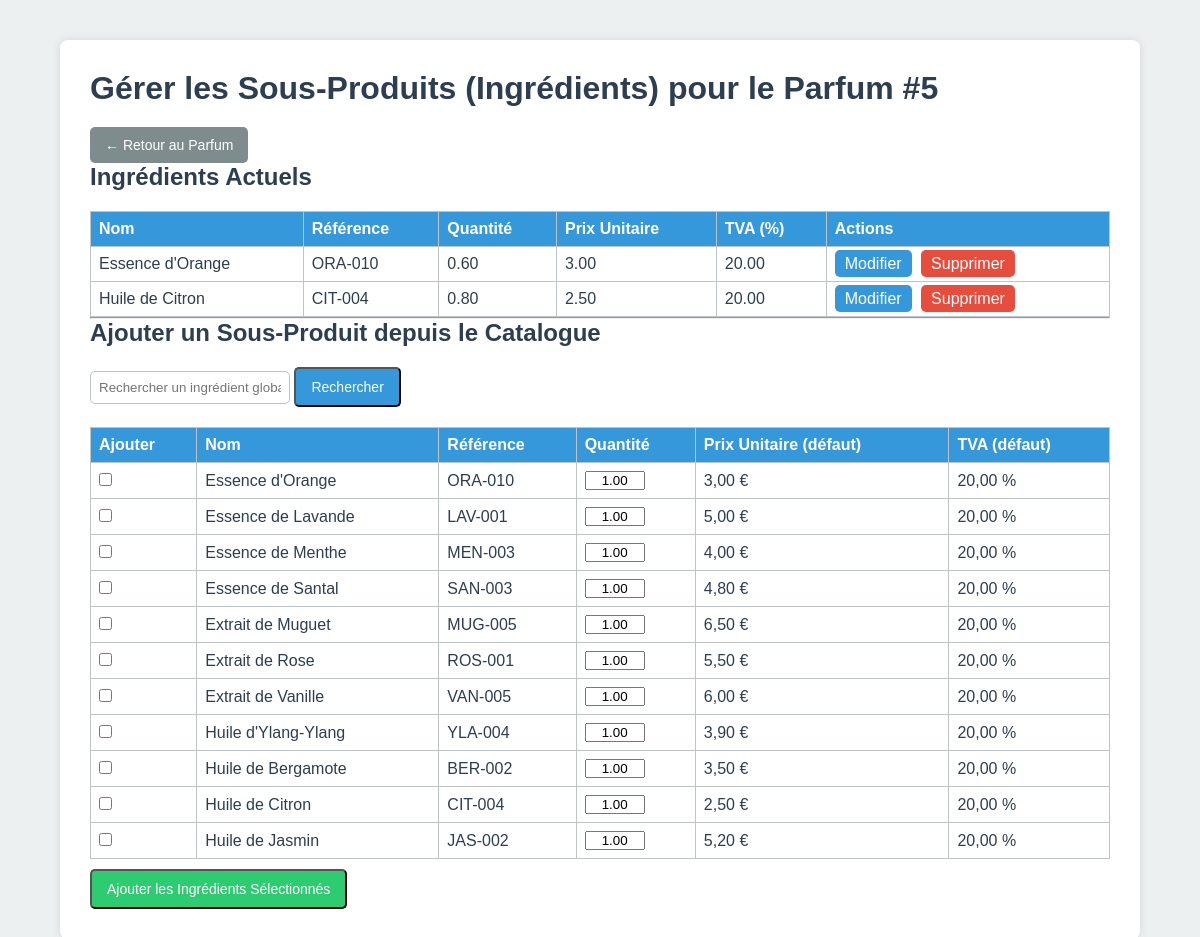
The page /manage_ingredients.php?parfum_id=5 (signed in) on the database its author committed.
### tables this page shows
CREATE TABLE IF NOT EXISTS ingredients (
  id INT AUTO_INCREMENT PRIMARY KEY,
  parfum_id INT NOT NULL,
  name VARCHAR(100) NOT NULL,
  reference VARCHAR(100),
  quantity DECIMAL(10,2) DEFAULT 1.00,
  unit_price DECIMAL(10,2) DEFAULT 5.00,
  tva DECIMAL(4,2) DEFAULT 20.00,
  FOREIGN KEY (parfum_id) REFERENCES parfums(id) ON DELETE CASCADE
);

CREATE TABLE IF NOT EXISTS ingredients_global (
  id INT AUTO_INCREMENT PRIMARY KEY,
  name VARCHAR(100) NOT NULL,
  reference VARCHAR(100) NOT NULL UNIQUE,
  default_unit_price DECIMAL(10,2) DEFAULT 5.00,
  default_tva DECIMAL(4,2) DEFAULT 20.00
);

### src/manage_ingredients.php (the view, shortened to what this page needs)
<?php
$mysqli = new mysqli("db","root","root","plm");
$parfum_id = $_GET['parfum_id'] ?? '';
$resIng = $mysqli->query("
  SELECT id, name, reference, quantity, unit_price, tva
  FROM ingredients
  WHERE parfum_id=$parfum_id
  ORDER BY name ASC
");
$search = $_GET['search'] ?? '';
$qGlobal = "SELECT id, name, reference, default_unit_price, default_tva
            FROM ingredients_global";
$qGlobal .= " ORDER BY name ASC";
$resGlobal = $mysqli->query($qGlobal);
?>
<!DOCTYPE html>
<html lang="fr">
<head>
  <link rel="stylesheet" href="styles.css">
</head>
<body>
<div class="container">
  <h1>Gérer les Sous-Produits (Ingrédients) pour le Parfum #<?php echo htmlspecialchars($parfum_id); ?></h1>
  <p>
    <a href="parfum_detail.php?id=<?php echo $parfum_id; ?>" class="btn btn-secondary">
      ← Retour au Parfum
    </a>
  </p>
  <h2>Ingrédients Actuels</h2>
  <table>
    <thead>
      <tr>
        <th>Nom</th>
        <th>Référence</th>
        <th>Quantité</th>
        <th>Prix Unitaire</th>
        <th>TVA (%)</th>
        <th>Actions</th>
      </tr>
    </thead>
    <tbody>
      <?php while($ing=$resIng->fetch_assoc()): ?>
      <tr>
        <td><?php echo htmlspecialchars($ing['name']); ?></td>
        <td><?php echo htmlspecialchars($ing['reference']); ?></td>
        <td><?php echo htmlspecialchars($ing['quantity']); ?></td>
        <td><?php echo htmlspecialchars($ing['unit_price']); ?></td>
        <td><?php echo htmlspecialchars($ing['tva']); ?></td>
        <td>
          <a href="edit_ingredient.php?id=<?php echo $ing['id']; ?>" class="btn-edit">Modifier</a>
          <a href="delete_ingredient.php?id=<?php echo $ing['id']; ?>" class="btn-delete"
             onclick="return confirm('Supprimer cet ingrédient ?');">
            Supprimer
          </a>
        </td>
      </tr>
      <?php endwhile; ?>
    </tbody>
  </table>
  <hr>
  <h2>Ajouter un Sous-Produit depuis le Catalogue</h2>
  <form method="get" style="margin-bottom:20px;">
    <div style="margin-bottom:10px;">
      <input type="text" name="search"
             placeholder="Rechercher un ingrédient global..."
             value="<?php echo htmlspecialchars($search); ?>"
             style="padding:8px; border:1px solid #bdc3c7; border-radius:5px; width:200px;">
      <button type="submit" class="btn">Rechercher</button>
    </div>
  </form>
  <form method="post">
    <table>
      <thead>
        <tr>
          <th>Ajouter</th>
          <th>Nom</th>
          <th>Référence</th>
          <th>Quantité</th>
          <th>Prix Unitaire (défaut)</th>
          <th>TVA (défaut)</th>
        </tr>
      </thead>
      <tbody>
        <?php while($g=$resGlobal->fetch_assoc()):
          $gid   = $g['id'];
          $gName = $g['name'];
          $gRef  = $g['reference'];
          $gPrice= $g['default_unit_price'];
          $gTva  = $g['default_tva'];
        ?>
        <tr>
          <td>
            <input type="checkbox" name="global_ids[]" value="<?php echo $gid; ?>">
          </td>
          <td><?php echo htmlspecialchars($gName); ?></td>
          <td><?php echo htmlspecialchars($gRef); ?></td>
          <td>
            <input type="number" step="0.01" name="qty_<?php echo $gid; ?>"
                   value="1.00" class="quantity-input">
          </td>
          <td><?php echo number_format($gPrice, 2, ',', ' '); ?> €</td>
          <td><?php echo number_format($gTva, 2, ',', ' '); ?> %</td>
        </tr>
        <?php endwhile; ?>
      </tbody>
    </table>
    <button type="submit" class="btn btn-success" style="margin-top:10px;">
      Ajouter les Ingrédients Sélectionnés
    </button>
  </form>
</div>
</body>
</html>

### src/styles.css (style rules this page uses)
* { margin: 0; padding: 0; box-sizing: border-box; }
html, body { font-family: Arial, sans-serif; background: #ecf0f1; color: #2c3e50; min-height: 100vh; }
body { display: flex; }
h1, h2, h3 { margin-bottom: 20px; color: #2c3e50; }
table { width: 100%; border-collapse: collapse; margin-top: 10px; background: #fff; }
table, th, td { border: 1px solid #bdc3c7; }
table th { background: #3498db; color: #fff; padding: 12px; text-align: left; }
table td { padding: 12px; border-bottom: 1px solid #bdc3c7; }
.container { width: 90%; max-width: 1200px; margin: 40px auto; background: #fff; padding: 20px; border-radius: 8px; box-shadow: 0 0 10px rgba(0,0,0,0.1); }
.btn { display: inline-block; padding: 10px 15px; background: #3498db; color: #fff; text-decoration: none; border-radius: 5px; margin-right: 10px; font-size: 14px; transition: background 0.3s; }
.btn-secondary { background: #7f8c8d; }
.btn-success { background: #2ecc71; }
.btn-delete { background: #e74c3c; }
a { color: #3498db; text-decoration: none; transition: color 0.3s; }
.btn-edit { background: #3498db; color: #fff !important; padding: 5px 10px; border-radius: 5px; text-decoration: none; transition: background 0.3s; margin-right: 5px; }
.btn-delete { background: #e74c3c; color: #fff !important; padding: 5px 10px; border-radius: 5px; text-decoration: none; transition: background 0.3s; }

### src/manage_ingredients.php (style rules this page uses)
.container { width: 90%; max-width:1200px; margin:40px auto; background:#fff; padding:30px; border-radius:8px; box-shadow:0 0 10px rgba(0,0,0,0.1); }
table { width:100%; border-collapse:collapse; margin-top:20px; background:#fff; }
table th, table td { border:1px solid #bdc3c7; padding:8px; }
.quantity-input { width: 60px; text-align:right; }

### rows shown on the page
ingredients: name "Essence d'Orange", reference "ORA-010", quantity "0.60", unit_price "3.00", tva "20.00"
ingredients: name "Huile de Citron", reference "CIT-004", quantity "0.80", unit_price "2.50", tva "20.00"
ingredients_global: name "Essence d'Orange", reference "ORA-010", default_unit_price "3,00", default_tva "20,00"
ingredients_global: name "Essence de Lavande", reference "LAV-001", id "1.00", default_unit_price "5,00", default_tva "20,00"
ingredients_global: name "Essence de Menthe", reference "MEN-003", default_unit_price "4,00", default_tva "20,00"
ingredients_global: name "Essence de Santal", reference "SAN-003", default_unit_price "4,80", default_tva "20,00"
ingredients_global: name "Extrait de Muguet", reference "MUG-005", default_unit_price "6,50", default_tva "20,00"
ingredients_global: name "Extrait de Rose", reference "ROS-001", default_unit_price "5,50", default_tva "20,00"
ingredients_global: name "Extrait de Vanille", reference "VAN-005", default_unit_price "6,00", default_tva "20,00"
ingredients_global: name "Huile d'Ylang-Ylang", reference "YLA-004", default_unit_price "3,90", default_tva "20,00"
ingredients_global: name "Huile de Bergamote", reference "BER-002", default_unit_price "3,50", default_tva "20,00"
ingredients_global: name "Huile de Citron", reference "CIT-004", default_unit_price "2,50", default_tva "20,00"
ingredients_global: name "Huile de Jasmin", reference "JAS-002", default_unit_price "5,20", default_tva "20,00"

### other values the page prints
$parfum_id "5"
